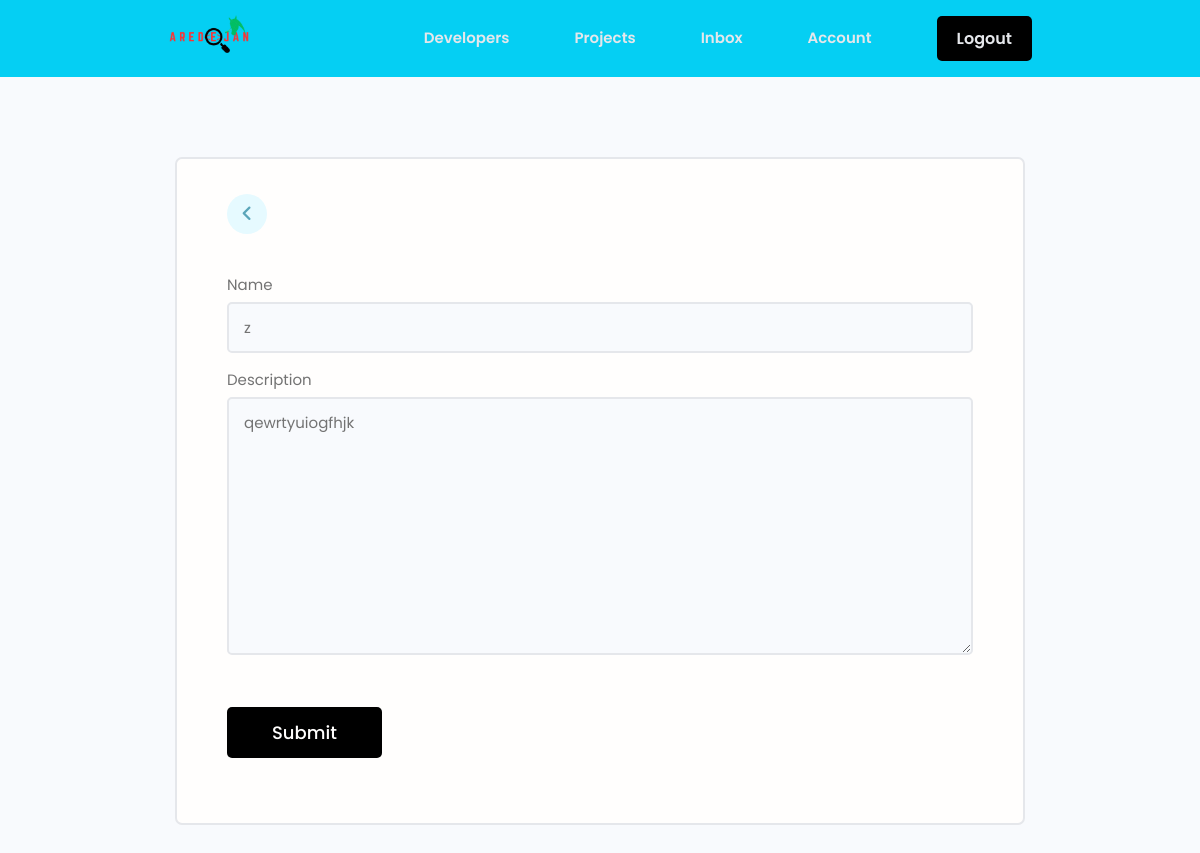
/update-skill/a92eee6cb1254a5598847fe720797960 (signed in), run on an earlier commit of the app's database.
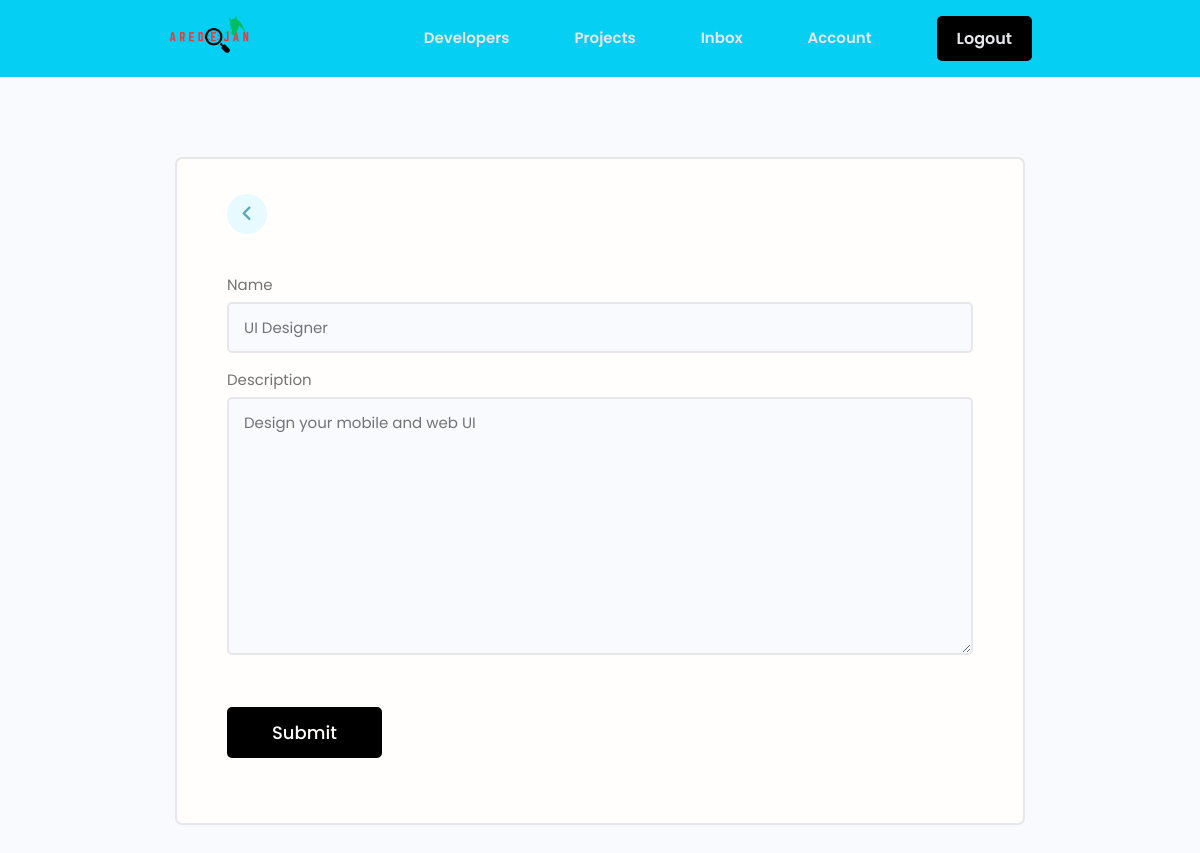
And on a later commit of the database.
### users/models.py (models this page shows, shortened)
class Skill(models.Model):
    owner = models.ForeignKey(Profile, on_delete=models.CASCADE, null=True, blank=True)
    name = models.CharField(max_length=200, blank=True, null=True)
    description = models.TextField(null=True, blank=True)
    id = models.UUIDField(default=uuid.uuid4, unique=True, primary_key=True, editable=False)

### users/views.py (the view)
# urls.py: path('update-skill/<str:pk>', views.updateSkill, name='update-skill'),
@login_required(login_url='login')
def updateSkill(request, pk):
    profile = request.user.profile
    skill = profile.skill_set.get(id=pk)
    form = SkillForm(instance=skill)
    if request.method == "POST":
        form = SkillForm(request.POST, instance=skill)
        if form.is_valid():
            form.save()
            messages.success(request, 'Skill was updated successfully!')
            return redirect('account')
    context = {'form': form}
    return render(request, 'users/skill_form.html', context)

### users/forms.py
class SkillForm(ModelForm):
    class Meta:
        model = Skill
        fields = '__all__'
        exclude = ['owner']
    def __init__(self, *args, **kwargs):
        super(SkillForm, self).__init__(*args, **kwargs)
        for name, field in self.fields.items():
            field.widget.attrs.update({'class': 'input'})

### users/templates/users/skill_form.html (shortened to what this page needs)
{% extends 'main.html' %}
{% block content %}
    <main class="formPage my-xl">
        <div class="content-box">
            <div class="formWrapper">
                <a class="backButton" href="{% url 'account' %}"><i class="fa-solid fa-angle-left"></i></a>
                <br>
                <form class="form" action="" method="POST">
                    {% for field in form %}
                    <div class="form__field">
                        <label for="formInput#text">{{field.label}}</label>
                        {{field}}
                    </div>
                    {% endfor %}
                    <input class="btn btn--sub btn--lg  my-md" type="submit" value="Submit" />
                </form>
            </div>
        </div>
    </main>
{% endblock content %}

What changed in the data, as far as the page shows it:
changed Skill: name "z" → "UI Designer"; description "qewrtyuiogfhjk" → "Design your mobile and web UI"
